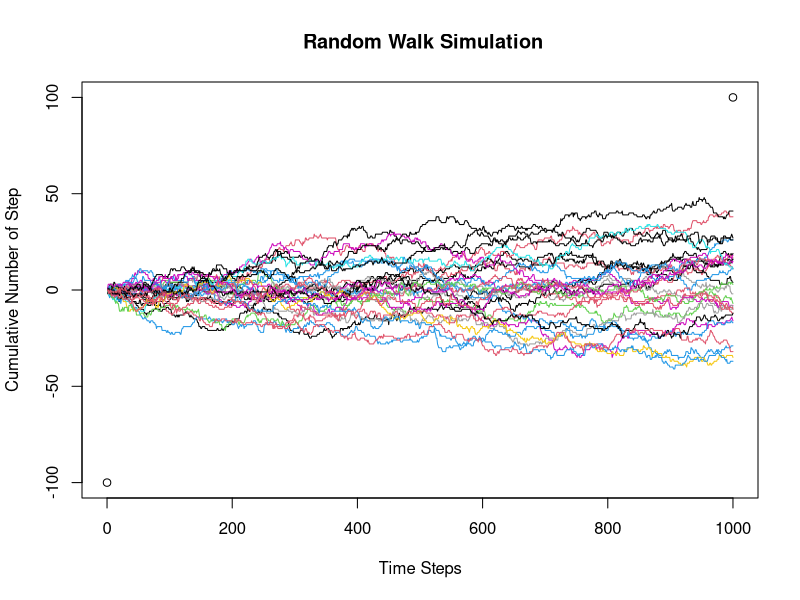

The R source for this figure:
plot(c(0,1000),c(-100,100), xlab = "Time Steps", ylab = "Cumulative Number of Step" , main = " Random Walk Simulation")
for (i in 1:30) {
  x <- as.integer(rnorm(1000))
  lines(cumsum(x), type = "l", col=sample(1:10,1)) 
}
